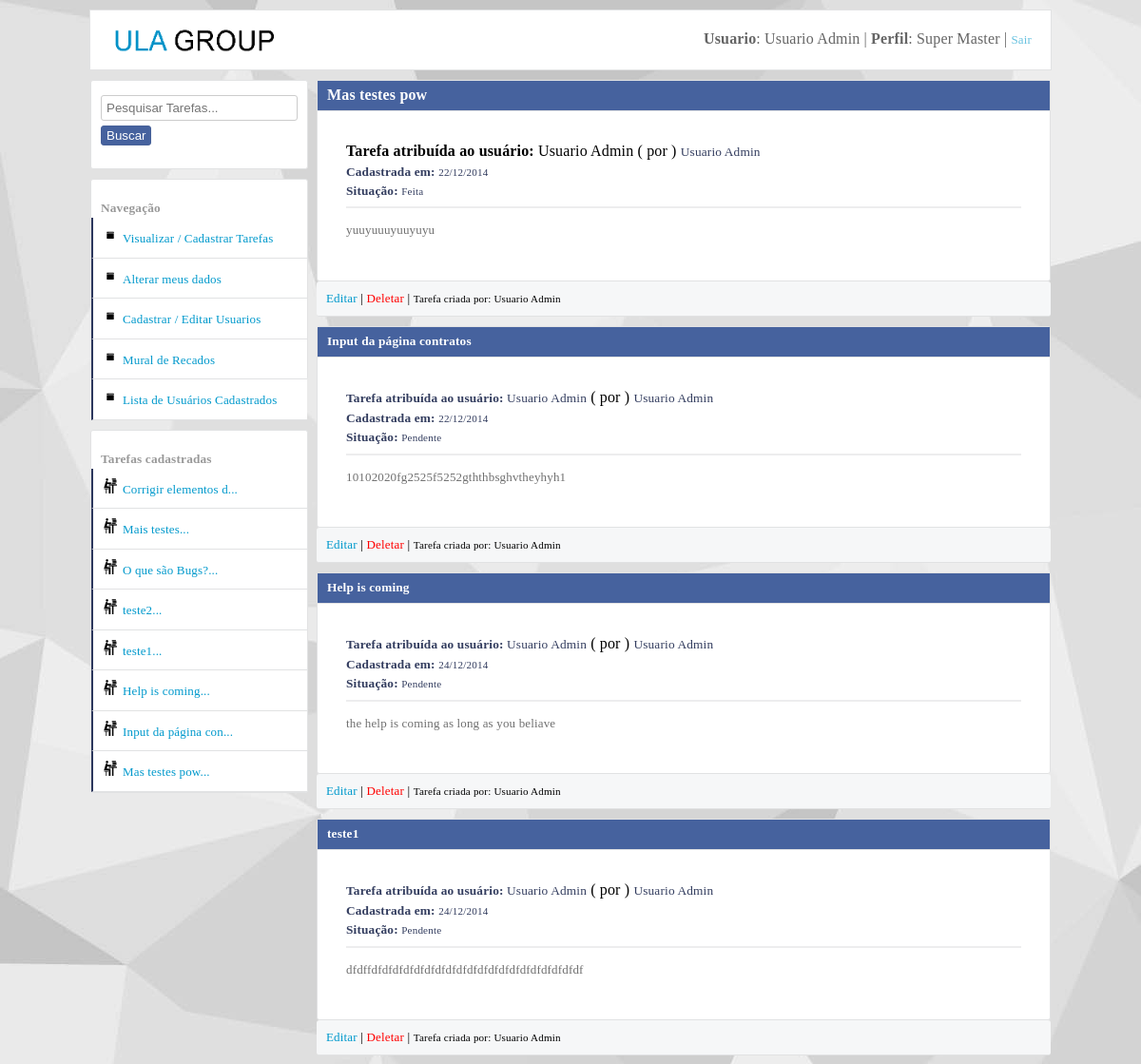
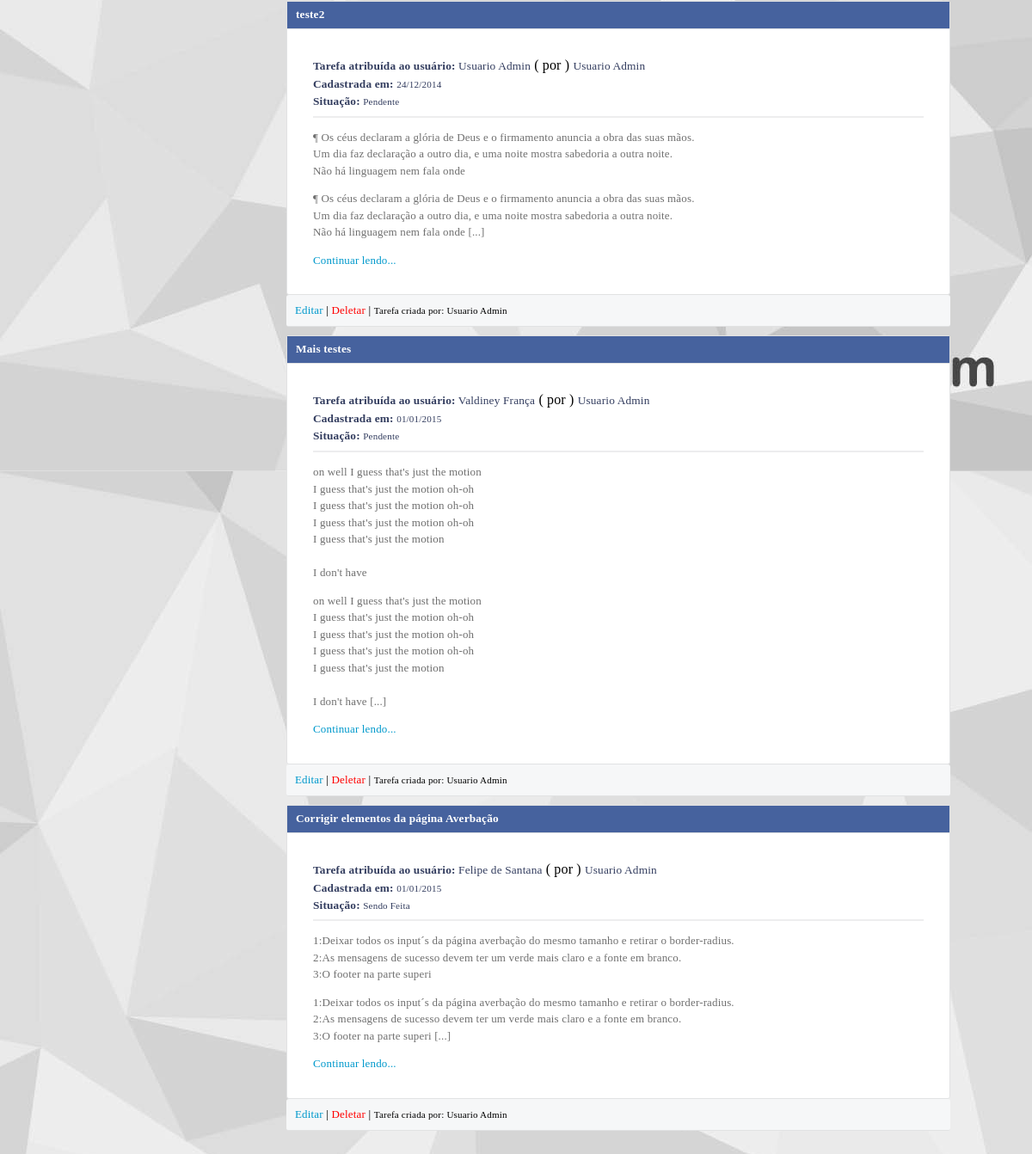
The app's page /dashboard.php?tarefasCadaUsuario&id=12 (signed in), older data (2 pictures, top to bottom).
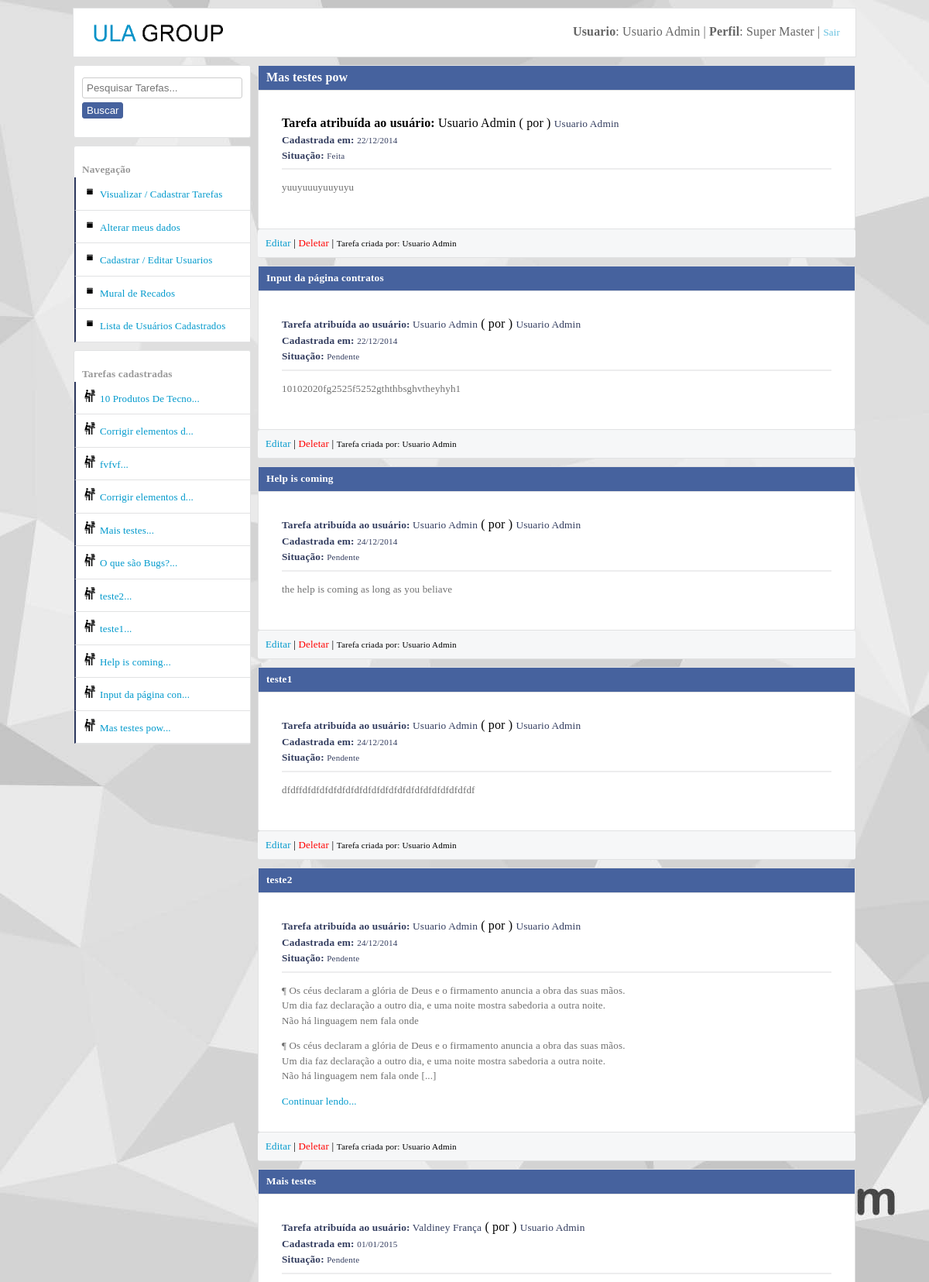
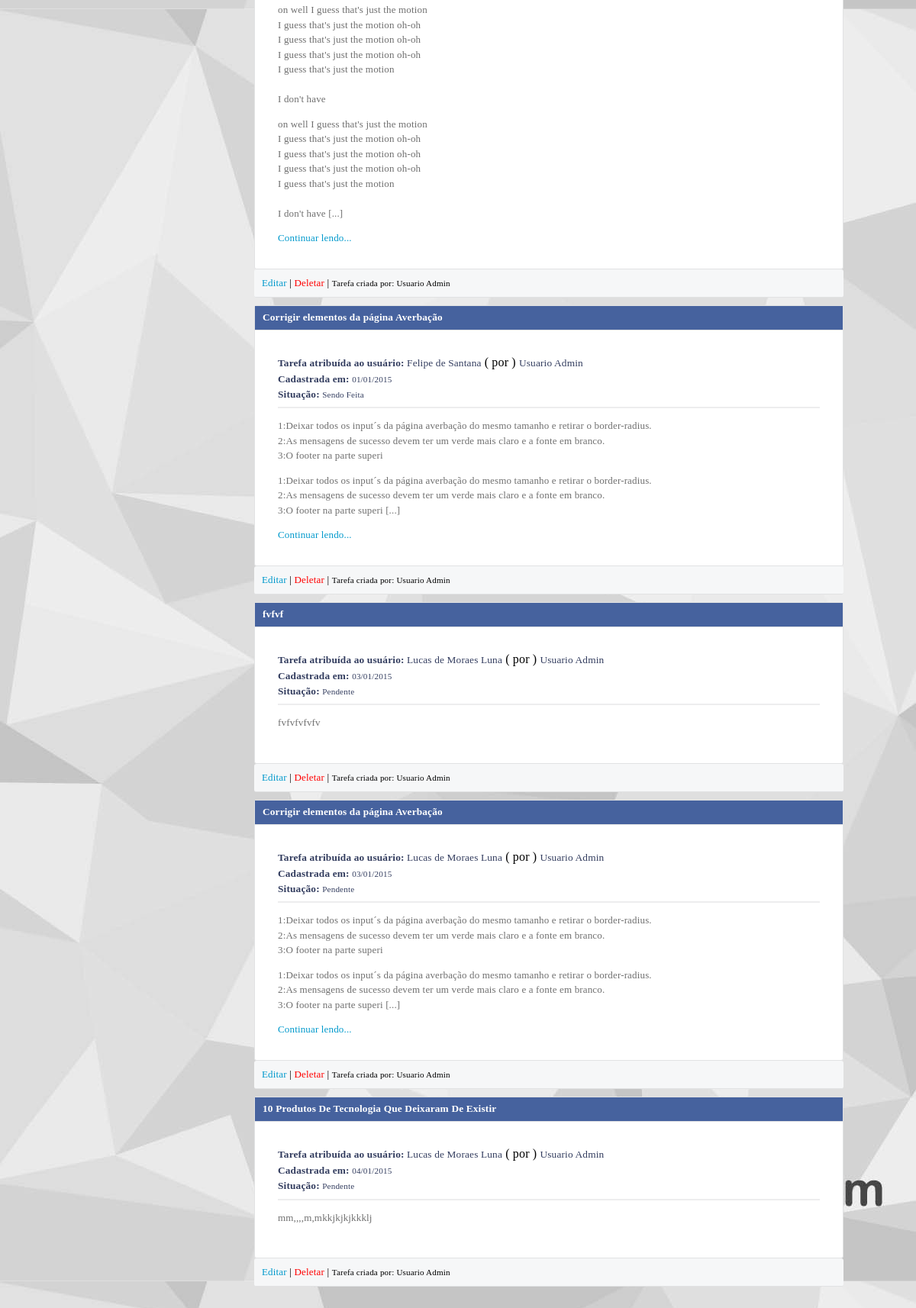
The same page, newer data (2 pictures, top to bottom).
### tables this page shows
CREATE TABLE IF NOT EXISTS `tarefas` (
  `id` int(11) NOT NULL AUTO_INCREMENT,
  `titulo` varchar(50) NOT NULL,
  `texto` text NOT NULL,
  `vinculoUsuario` int(11) NOT NULL,
  `dataCadastro` varchar(10) NOT NULL,
  `situacao` int(11) DEFAULT NULL,
  `dataAcao` varchar(10) DEFAULT NULL,
  `criadorDaTarefa` int(11) NOT NULL,
  PRIMARY KEY (`id`),
  KEY `fk_criador_da_tarefa` (`criadorDaTarefa`),
  KEY `fk_quem_vai_fazer_a_tarefa` (`vinculoUsuario`)
);

CREATE TABLE IF NOT EXISTS `usuarios` (
  `id` int(11) NOT NULL AUTO_INCREMENT,
  `nome` varchar(40) NOT NULL,
  `login` varchar(40) NOT NULL,
  `senha` varchar(10) NOT NULL,
  `dataCadastro` varchar(10) NOT NULL,
  `perfil` int(11) NOT NULL,
  `perfil_master_master` int(11) DEFAULT NULL,
  PRIMARY KEY (`id`)
);

### Container.class.php (called while the page is built, shortened)
<?php
class Container
{
	public static function getUsuario()
	{
		$usuario = new UsuarioModel(self::getConexao());
		return $usuario;
	}
	public static function getConexao()
	{
		$servidor = "false";
		if ($servidor == "true")
		{
			$conexao = new Conexao("mysql.hostinger.com.br","u592982482_ney","u592982482_ney","32402709ney");
		}
		else
		{
			$conexao = new Conexao("localhost","tarefas","root","");
		}
	    return $conexao;
	}
}

### db/Conexao.class.php (called while the page is built, shortened)
<?php
class Conexao implements ConexaoInterface
{
	private $host;
	private $db;
	private $user;
	private $password;
	public function __construct($host, $db, $user, $password)
	{
		$this->host = $host;
		$this->db = $db;
		$this->user = $user;
		$this->password = $password;
	}
	public function connect()
	{
		return new \PDO("mysql:host={$this->host};dbname={$this->db}",$this->user,$this->password);
	}
}

### models/UsuarioModel.class.php (called while the page is built, shortened)
<?php
class UsuarioModel
{
	private $tableName = "usuarios";
	private $db;
	public function __construct(ConexaoInterface $conexao)
	{
		$this->db = $conexao->connect();
	}
	public function listarWhere($campo, $valor)
	{
		if ($campo == "id")
		{
			$valor = (int) $valor;
		}
		$query = $this->db->prepare("select * from {$this->tableName} where {$campo} = ?");
		$query->execute(array($valor));
		return $query->fetchAll(PDO::FETCH_OBJ);
	}
	public function colecaoUsuarioTarefas()
	{
		$query = $this->db->prepare("select usuarios.id as idUsuario, tarefas.id as idTarefas,
        nome, login, perfil, usuarios.dataCadastro as usuarioDataDoCadastro,
        titulo, texto, tarefas.dataCadastro as tarefasDataDoCadastro,
        situacao, dataAcao, criadorDaTarefa, vinculoUsuario
        from usuarios join tarefas on tarefas.criadorDaTarefa =
        usuarios.id order by tarefas.id desc");
        $query->execute();
		return $query->fetchAll(PDO::FETCH_OBJ);
	}
	public function colecaoUsuarioTarefasWhere($campo, $valor)
	{
		$query = $this->db->prepare("select usuarios.id as idUsuario, tarefas.id as idTarefas,
        nome, login, perfil, usuarios.dataCadastro as usuarioDataDoCadastro,
        titulo, texto, tarefas.dataCadastro as tarefasDataDoCadastro,
        situacao, dataAcao, criadorDaTarefa, vinculoUsuario
        from usuarios join tarefas on tarefas.criadorDaTarefa =
        usuarios.id where {$campo} = ?");
        $query->execute(array($valor));
		return $query->fetchAll(PDO::FETCH_OBJ);
	}
}

### utilidades/functions.php (called while the page is built, shortened)
<?php
function DelimitarPorTamnho($entrada,$tamanho,$acabamento)
{
	$saida = str_split($entrada,$tamanho);
    return $saida[0].$acabamento;
}
function situacaoTarefa($situacao)
{
	if ($situacao == "1")
	{
		return "Pendente";
	}
	elseif ($situacao == "2")
	{
		return "Sendo Feita";
	}
	elseif ($situacao == "3")
	{
		return "Feita";
	}
}

### layout_parts/area_result_post_cada_usuario.php (the view, shortened to what this page needs)
<?php
foreach($usuario->colecaoUsuarioTarefasWhere("criadorDaTarefa",$id) as $listar):
foreach($usuario->listarWhere("id",$listar->vinculoUsuario) as $list)
{
	$_nomeDoUsuarioTarefaAtibuida = $list->nome;
}
?>
<section class="areas apresenta-tarefas">
<h1 class="h1-title-tarefas"><?php echo $listar->titulo; ?></h1>
<div class="info-areas">
<b>Tarefa atribuída ao usuário:</b> <?php echo $_nomeDoUsuarioTarefaAtibuida; ?></small> ( por ) <small><?php echo $listar->nome; ?><br>
<b>Cadastrada em:</b> <small><?php echo $listar->tarefasDataDoCadastro; ?></small> <br>
<b>Situação:</b> <small><?php echo situacaoTarefa($listar->situacao); ?></small> <br>
<hr>
<p><?php echo nl2br(DelimitarPorTamnho($listar->texto, 200, "")); ?></p>
<?php
if (strlen($listar->texto) > 200):
?>
<p><?php echo nl2br(DelimitarPorTamnho($listar->texto, 200, " [...]")); ?></p>
<a href="visualizar_tarefa_completa.php?textoCompleto&id=<?php echo $listar->idTarefas; ?>" title="Ler a tarefa completa">Continuar lendo...</a>
<?php endif; ?>
</div>
</section>
<div class="footer-areas">
<?php
if ($_SESSION["perfil"] == "1"):
?>
 <a href="editar_tarefas.php?editar&id=<?php echo $listar->idTarefas;?>" class="editar" title="Editar essa Tarefa">Editar</a> |
 <a href="tarefa_controller.php?deletar&id=<?php echo $listar->idTarefas;?>" class="deletar" title="Deletar essa Tarefa">Deletar</a> |
 <small>Tarefa criada por: <?php echo $listar->nome; ?></small>
<?php endif; ?>
</div>
<?php endforeach; ?>

### layout_parts/header.php (shortened to what this page needs)
<html>
<head>
	<link rel="stylesheet" href="css/style.css" type="text/css">
	<link rel="stylesheet" href="css/SimpleAnimationCSS.css" type="text/css">
	<link rel="stylesheet" href="css/jquery-ui.css" type="text/css">
</head>
<body class="comes-here">

### layout_parts/banner.php (shortened to what this page needs)
<?php
$usuario = Container::getUsuario();
    if (isset($bannerIndexPage))
    {
	    $idPaginaIndex = $bannerIndexPage;
    }
    else
    {
	    $idPaginaIndex = "";
    }
?>
<header class="banner" <?php echo $idPaginaIndex; ?>>
	<img src="html_img/logo.png" id="logo">
<?php if (isset($_SESSION["login"])):
  $tipoPerfil = "";
  if ($_SESSION["perfil"] == "1" and $_SESSION["perfil_master_master"] != "1")
  {
    $tipoPerfil = "Master";
  }
  elseif ($_SESSION["perfil"] == "1" and $_SESSION["perfil_master_master"] == "1")
  {
    $tipoPerfil = "Super Master";
  }
  else
  {
    $tipoPerfil = "Funcionario";
  }
?>
	<section id="sobre-usuario">
		<?php echo "<b>Usuario</b>: " . $_SESSION["nome"]; ?> |
		<?php echo "<b>Perfil</b>: "  . $tipoPerfil; ?> | <a href="?sair" title="Sair do Sistema">Sair</a>
	</section>
<?php endif; ?>
</header>

### dashboard.php (shortened to what this page needs)
<?php
require_once("layout_parts/header.php");
require_once("layout_parts/banner.php");
require_once("utilidades/functions.php");
?>
	<article class="main">
	<section class="right">
	<?php
	if (isset($_GET["textoCompleto"]))
	{
		$id = (int) $_GET["id"];
		require_once("layout_parts/area_textarea_postagem_completa.php");
	}
	elseif (isset($_GET["tarefasCadaUsuario"]))
	{
		$id = (int) $_GET["id"];
		require_once("layout_parts/area_result_post_cada_usuario.php");
	}
	elseif (isset($_GET["input_pesquisa"]))
	{
		$valorPesquisa = $_GET["input_pesquisa"];
		require_once("layout_parts/area_result_pesquisa.php");
	}
	else
	{
		require_once("layout_parts/areas_result_post.php");
	}
	?>
	</section>
	    <?php
	      require_once("layout_parts/area_left.php");
	    ?>
	</article>
</body>
</html>

### layout_parts/area_left.php (shortened to what this page needs)
<div id="main-area-left">
<section class="left">
<div class="div_oculta_left">
<form method="get" action="dashboard.php">
	<input type="search" name="input_pesquisa" id="input_pesquisa" placeholder="Pesquisar Tarefas...">
	<button type="submit" class="button-postar">Buscar</button>
</form>
</div>
</section>
<section class="left">
<br>
<b>Navegação</b>
<ul id="menu-left" class="cadastrar-usuario">
	<li><a href="dashboard.php">Visualizar / Cadastrar Tarefas</a></li>
	<li><a href="alterar_meus_dados.php?alterarMeusDados">Alterar meus dados</a></li>
	<?php if ($_SESSION["perfil"] == "1"): ?>
	<li><a href="cadastrar_usuarios.php">Cadastrar / Editar Usuarios</a></li>
	<?php endif; ?>
	<li><a href="pagina_de_recados.php">Mural de Recados</a></li>
</ul>
</section>
<ul id="menu-left" class="cadastrar-usuario">
<li><a href="#" class="show_menu_usuarios_cadastrados">Lista de Usuários Cadastrados</a></li>
</ul>
<section class="left">
<br>
<b>Tarefas cadastradas</b>
<ul id="menu-left" class="cadastrar-usuario">
	<?php foreach($usuario->colecaoUsuarioTarefas() as $listar):?>
	  <li><a class="link-arquivos" href="visualizar_tarefa_completa.php?textoCompleto&id=<?php echo $listar->idTarefas; ?>" title="<?php echo $listar->titulo . ": (" . $listar->tarefasDataDoCadastro ." )"; ?>"><?php echo DelimitarPorTamnho($listar->titulo, 20, "..."); ?></a></li>
    <?php endforeach; ?>
</ul>
</section>
</div>

### css/style.css (style rules this page uses)
body { background:#e9eaed; font-family:Tahoma!important; margin:0; margin-bottom:20px; margin-top:10px; font-family: "freight-text-pro",Georgia,Cambria,"Times New Roman",Times,serif; letter-spacing: 0.01rem; font-weight: 400; font-style: normal; line-height: 1.5; background-image:url("css_img/fundo.jpg")!important; background-attachment: fixed; }
.main { width:1010px; height:auto; min-height:300px; padding:0; margin:auto; }
.areas { width:750px; height:auto; min-height:200px; background:#ffffff; margin:auto; border-radius:3px; border:1px solid #e1e2e3; margin-top:0px; padding:10px; }
.apresenta-tarefas h1 { display:block; padding:10px; padding-bottom:1px; background:#f6f7f8; padding-top:0!important; line-height:30px!important; border-bottom:1px solid #e1e2e3; margin-bottom:0!important; }
.apresenta-tarefas { padding:0; width:770px; }
.apresenta-tarefas small { color:#333d5f; }
hr { opacity:0.60; border:1px solid #e1e2e3; }
.info-areas { padding:30px; font-family: "freight-text-pro",Georgia,Cambria,"Times New Roman",Times,serif; letter-spacing: 0.01rem; font-weight: 400; font-style: normal; line-height: 1.5; }
.info-areas p { font-size:15px; }
.footer-areas { display:block; padding:0; background:#f6f7f8; padding-top:3!important; padding-bottom:3!important; line-height:30px!important; border-bottom:1px solid #e1e2e3; min-height:10px; border-radius:3px; border-left:0; border-right:0; padding-left:10px; margin-bottom:10px; }
.areas p { color:#333333; }
.areas h1,h2,h3,h4 { margin:0; margin-bottom:10px; color:#999999; }
.button-postar { padding:5px; background:#46629e; border:1px solid #476199; border-radius:3px; color:white; margin:11px 0px; cursor:pointer; font-weight:bold; }
.banner { width:1010px; height:auto; padding-bottom:10px; padding-top:10px; background:white; margin:auto; margin-bottom:0; border:1px solid #e1e2e3; }
#logo { width:200px; display:block; float:left; margin-left:10px; }
.right { float:right; }
#main-area-left { width:229px; }
.left { width:227px; background:white; height:auto; margin-top:10px; border:1px solid #e1e2e3; border-radius:3px; }
.left b { margin-left:10px; margin-top:10px!important; color:#999999; }
input { width:300px; padding:5px; border-radius:3px; border:1px solid #cccccc; outline:none; margin-top:5px; margin-bottom:5px; }
button { margin-top:8px; }
a { color:#0099cc; font-size:13px; text-decoration:none; }
#sobre-usuario { width:500px; float:right; padding:10px; background:white; margin-right:10px; opacity:0.60; text-align:right; line-height:0px; margin-top:10px!important; }
ul { margin:0; padding:0; list-style:none; }
#menu-left a { display:block; padding:10px; background:white; border-bottom:1px solid #e1e2e3; border-left:2px solid #2c375d; }
.cadastrar-usuario a::before { content: url(css_img/icone_cadastrar_usuario.png); margin-right:5px; }
.link-arquivos::before { content: url(css_img/icone_arquivos.png)!important; margin-right:5px; }
.deletar { color:#ff0000; }
.h1-title-tarefas { background:#46629e!important; color:white!important; }
.show_menu_usuarios_cadastrados { display:block; padding-top:10px; padding-bottom:10px; background:white; width:205px; border-left:2px solid #009900; margin-left:1px; margin-top:-1px; }
.div_oculta_left { padding:10px; padding-bottom:0; }
.div_oculta_left input { width:207px; }
.div_oculta_left button { margin-top:0px; padding-top:2px; padding-bottom:2px; font-weight:normal; }
.corpo-recado b, p { opacity:0.70; font-size:13px!important; }

### css/SimpleAnimationCSS.css (style rules this page uses)
.comes-here { -webkit-animation:comes-here 1.5s 1; -moz-animation:comes-here 1.5s 1; -o-animation:comes-here 1.5s 1; -ms-animation:comes-here 1.5s 1; }

Row changes from the older to the newer data that the page shows:
added tarefas: titulo "fvfvf", vinculoUsuario.nome "Lucas de Moraes Luna", criadorDaTarefa.nome "Usuario Admin", dataCadastro "03/01/2015", situacao "Pendente", texto "fvfvfvfvfv", titulo "fvfvf..."
added tarefas: titulo "Corrigir elementos da página Averbação", vinculoUsuario.nome "Lucas de Moraes Luna", criadorDaTarefa.nome "Usuario Admin", dataCadastro "03/01/2015", situacao "Pendente", texto "1:Deixar todos os input´s da página averbação do mesmo tamanho e retirar o border-radius. 2:As mensagens de sucesso devem ter um verde mais claro e a fonte em branco. 3:O footer na parte superi", texto "1:Deixar todos os input´s da página averbação do mesmo tamanho e retirar o border-radius. 2:As mensagens de sucesso devem ter um verde mais claro e a fonte em branco. 3:O footer na parte superi [...]", titulo "Corrigir elementos d..."
added tarefas: titulo "10 Produtos De Tecnologia Que Deixaram De Existir", vinculoUsuario.nome "Lucas de Moraes Luna", criadorDaTarefa.nome "Usuario Admin", dataCadastro "04/01/2015", situacao "Pendente", texto "mm,,,,m,mkkjkjkjkkklj", titulo "10 Produtos De Tecno..."
